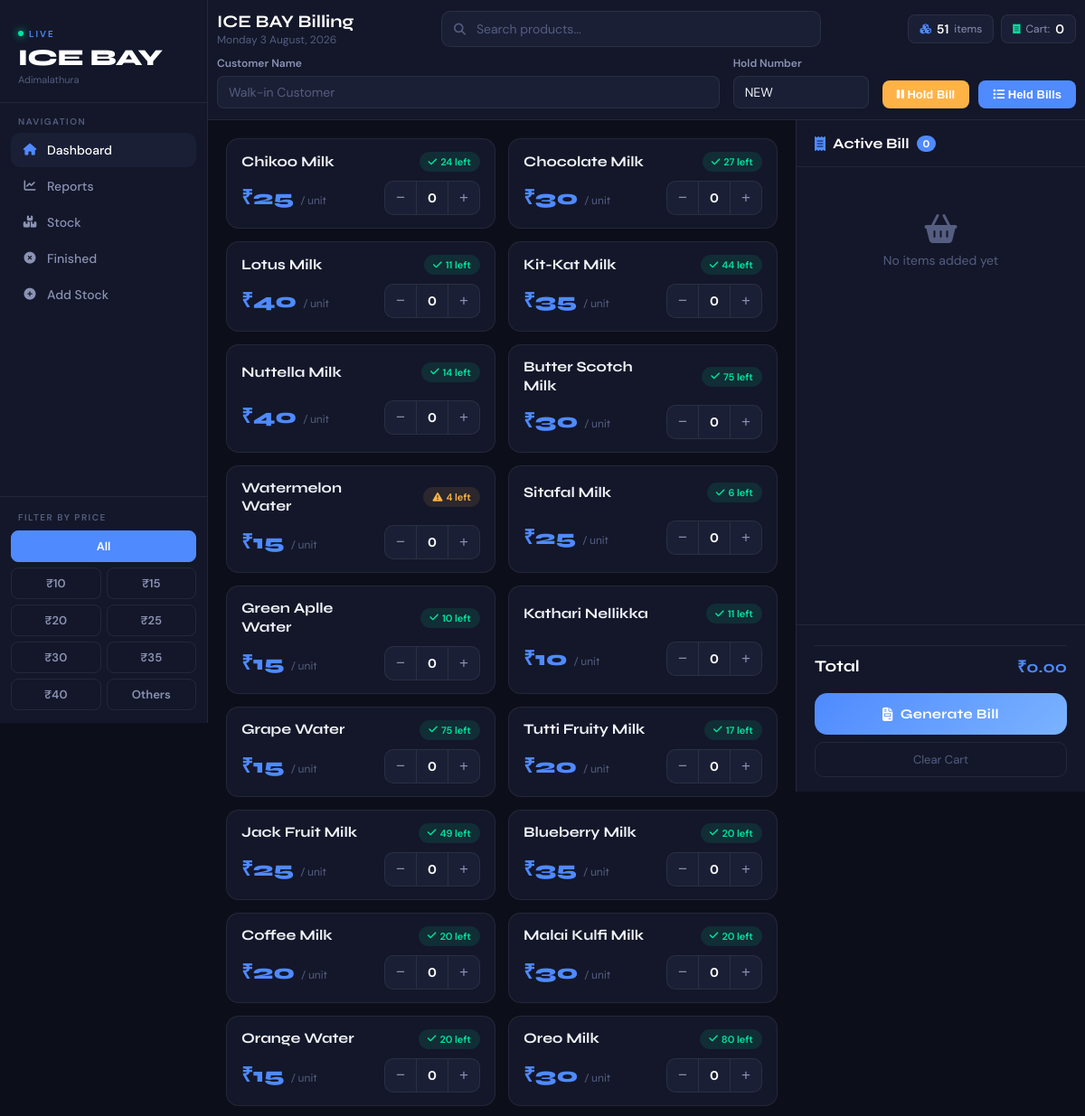
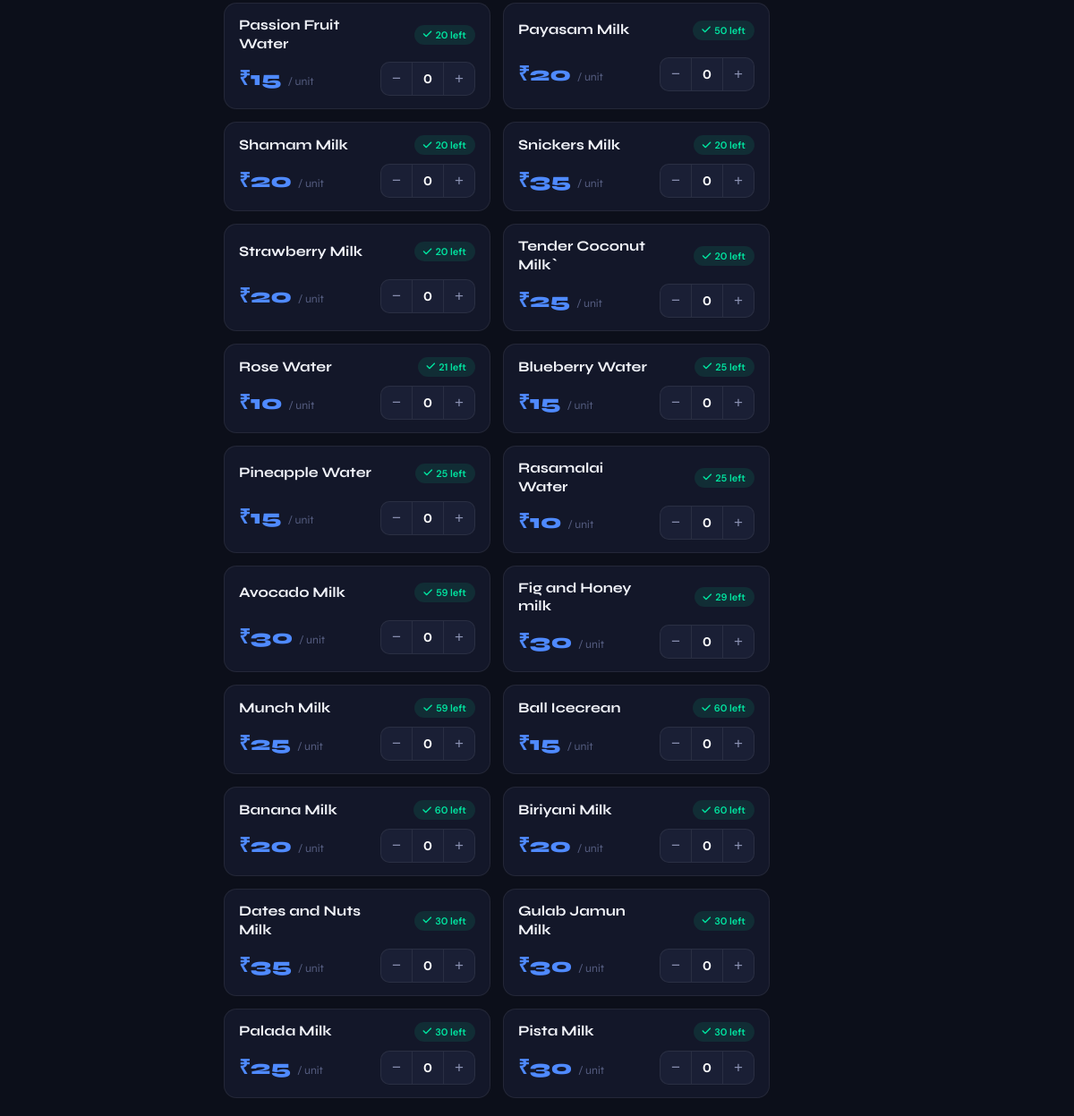
The page / on the database its author committed (2 pictures, top to bottom).
### billings/models.py (models this page shows, shortened)
class Product(models.Model):
    name = models.CharField(max_length=100, unique=True)
    category = models.CharField(max_length=80, blank=True, default="")
    price = models.PositiveIntegerField()
    is_active = models.BooleanField(default=True)
    class Meta:
        db_table = "products_product"

### billings/views.py (the view)
# urls.py: path("", views.billing_page, name="billing_page"),
def billing_page(request):
    products = Product.objects.annotate(
        stock_quantity=F("stock__quantity"),
        total_sold=Coalesce(Sum("bill_items__quantity"), 0)
    ).order_by("-total_sold", "name")
    return render(
        request,
        "billings/billing_page.html",
        {
            "products": products
        }
    )

### templates/billings/billing_page.html (shortened to what this page needs)
{% load static %}
<!DOCTYPE html>
<html lang="en">
<head>
    <link rel="stylesheet" href="https://cdnjs.cloudflare.com/ajax/libs/font-awesome/6.5.1/css/all.min.css">
</head>
<body>
    <div class="sidebar">
        <div class="sidebar-logo">
            <div class="logo-badge">Live</div>
            <div class="logo-name">ICE BAY</div>
            <div class="logo-sub">Adimalathura</div>
        </div>
        <div class="nav-section">
            <div class="nav-label">Navigation</div>
            <a href="{% url 'billings:billing_page' %}" class="nav-link active"><i class="fas fa-house"></i><span>Dashboard</span></a>
            <a href="{% url 'billings:daily_reports' %}" class="nav-link"><i class="fas fa-chart-line"></i><span>Reports</span></a>
            <a href="{% url 'billings:remaining_stock' %}" class="nav-link"><i class="fas fa-boxes-stacked"></i><span>Stock</span></a>
            <a href="{% url 'billings:finished_stocks' %}" class="nav-link"><i class="fas fa-circle-xmark"></i><span>Finished</span></a>
            <a href="{% url 'billings:add_stock_page' %}" class="nav-link"><i class="fas fa-plus-circle"></i><span>Add Stock</span></a>
        </div>
        <div class="filter-section">
            <div class="filter-label">Filter by Price</div>
            <div class="filter-grid">
                <button class="filter-btn all-btn active" onclick="filterByPrice('all',this)">All</button>
                <button class="filter-btn" onclick="filterByPrice(10,this)">₹10</button>
                <button class="filter-btn" onclick="filterByPrice(15,this)">₹15</button>
                <button class="filter-btn" onclick="filterByPrice(20,this)">₹20</button>
                <button class="filter-btn" onclick="filterByPrice(25,this)">₹25</button>
                <button class="filter-btn" onclick="filterByPrice(30,this)">₹30</button>
                <button class="filter-btn" onclick="filterByPrice(35,this)">₹35</button>
                <button class="filter-btn" onclick="filterByPrice(40,this)">₹40</button>
                <button class="filter-btn" onclick="filterByPrice('others',this)">Others</button>
            </div>
        </div>
    </div>
    <div class="main">
        <div class="topbar">
            <div class="topbar-left">
                <h2>ICE BAY Billing</h2>
                <p id="topbarDate">Loading...</p>
            </div>
            <div class="search-wrap">
                <i class="fas fa-search"></i>
                <input type="text" id="searchInput" placeholder="Search products..." oninput="filterProducts()">
            </div>
            <div class="topbar-stats">
                <div class="stat-pill">
                    <i class="fas fa-cubes" style="color:var(--accent);font-size:11px;"></i>
                    <strong id="statProducts">0</strong> items
                </div>
                <div class="stat-pill">
                    <i class="fas fa-receipt" style="color:var(--accent-2);font-size:11px;"></i>
                    Cart: <strong id="statCartCount">0</strong>
                </div>
            </div>
            <div class="topbar-bottom">
                <div class="customer-section">
                    <div class="customer-left">
                        <label>Customer Name</label>
                        <input type="text" id="customerName" placeholder="Walk-in Customer" autocomplete="off">
                    </div>
                    <div class="customer-right">
                        <label>Hold Number</label>
                        <input type="text" id="holdNumber" readonly value="NEW">
                    </div>
                </div>
                <div class="bill-action-buttons">
                    <button class="hold-btn" onclick="holdBill()"><i class="fas fa-pause"></i> Hold Bill</button>
                    <button class="held-btn" onclick="loadHeldBills()"><i class="fas fa-list"></i> Held Bills</button>
                </div>
            </div>
        </div>
        <div class="content">
            <div class="product-panel">
                <div class="product-grid" id="productGrid">
                    {% for product in products %}
                    <div
                        class="product-card"
                        data-name="{{ product.name|lower }}"
                        data-price="{{ product.price }}"
                        data-id="{{ product.id }}"
                    >
                        <div class="product-card-name">{{ product.name }}</div>
                        <span class="stock-tag {% if product.stock_quantity == 0 %}empty{% elif product.stock_quantity < 5 %}low{% else %}ok{% endif %}" id="stock-tag-{{ product.id }}">
                            {% if product.stock_quantity == 0 %}
                                <i class="fas fa-xmark"></i> Out of Stock
                            {% elif product.stock_quantity < 5 %}
                                <i class="fas fa-triangle-exclamation"></i> {{ product.stock_quantity }} left
                            {% else %}
                                <i class="fas fa-check"></i> {{ product.stock_quantity }} left
                            {% endif %}
                        </span>
                        <div class="product-card-price">₹{{ product.price }} <span>/ unit</span></div>
                        <div class="qty-wrap">
                            <button class="btn-minus" onclick="decrease({{ product.id }})">−</button>
                            <span class="qty-val" id="qty-{{ product.id }}">0</span>
                            <button class="btn-plus" id="inc-btn-{{ product.id }}" onclick="increase({{ product.id }})" {% if product.stock_quantity == 0 %}style="opacity:0.3;pointer-events:none;"{% endif %}>+</button>
                        </div>
                    </div>
                    {% endfor %}
                </div>
            </div>
            <div class="cart-panel" id="cartPanel">
                <div class="cart-head" onclick="toggleCart()">
                    <h3>
                        <i class="fas fa-receipt" style="color:var(--accent);"></i>
                        Active Bill
                        <span class="cart-count" id="cartCount">0</span>
                    </h3>
                </div>
                <div class="cart-body" id="cartBody">
                    <div class="cart-items" id="cartItems">
                    </div>
                    <div class="cart-foot">
                        <div class="cart-totals">
                            <div class="cart-total-row grand">
                                <span>Total</span>
                                <span>₹<span id="cartTotal">0.00</span></span>
                            </div>
                        </div>
                        <button class="bill-btn" onclick="generateBill()">
                            <i class="fas fa-file-invoice"></i> Generate Bill
                        </button>
                        <button class="clear-btn" onclick="clearCart()">Clear Cart</button>
                    </div>
                </div>
            </div>
        </div>
    </div>
</body>
</html>

### rows shown on the page
Product: name "Chikoo Milk", stock_quantity "24", price "25"
Product: name "Chocolate Milk", stock_quantity "27", price "30"
Product: name "Lotus Milk", stock_quantity "11", price "40"
Product: name "Kit-Kat Milk", stock_quantity "44", price "35"
Product: name "Nuttella Milk", stock_quantity "14", price "40"
Product: name "Butter Scotch Milk", stock_quantity "75", price "30"
Product: name "Watermelon Water", stock_quantity "4", price "15"
Product: name "Sitafal Milk", stock_quantity "6", price "25"
Product: name "Green Aplle Water", stock_quantity "10", price "15"
Product: name "Kathari Nellikka", stock_quantity "11", price "10"
Product: name "Grape Water", stock_quantity "75", price "15"
Product: name "Tutti Fruity Milk", stock_quantity "17", price "20"
Product: name "Jack Fruit Milk", stock_quantity "49", price "25"
Product: name "Blueberry Milk", stock_quantity "20", price "35"
Product: name "Coffee Milk", stock_quantity "20", price "20"
Product: name "Malai Kulfi Milk", stock_quantity "20", price "30"
Product: name "Orange Water", stock_quantity "20", price "15"
Product: name "Oreo Milk", stock_quantity "80", price "30"
Product: name "Passion Fruit Water", stock_quantity "20", price "15"
Product: name "Payasam Milk", stock_quantity "50", price "20"
Product: name "Shamam Milk", stock_quantity "20", price "20"
Product: name "Snickers Milk", stock_quantity "20", price "35"
Product: name "Strawberry Milk", stock_quantity "20", price "20"
Product: name "Tender Coconut Milk`", stock_quantity "20", price "25"
Product: name "Rose Water", stock_quantity "21", price "10"
Product: name "Blueberry Water", stock_quantity "25", price "15"
Product: name "Pineapple Water", stock_quantity "25", price "15"
Product: name "Rasamalai Water", stock_quantity "25", price "10"
Product: name "Avocado Milk", stock_quantity "59", price "30"
Product: name "Fig and Honey milk", stock_quantity "29", price "30"
Product: name "Munch Milk", stock_quantity "59", price "25"
Product: name "Ball Icecrean", stock_quantity "60", price "15"
Product: name "Banana Milk", stock_quantity "60", price "20"
Product: name "Biriyani Milk", stock_quantity "60", price "20"
Product: name "Dates and Nuts Milk", stock_quantity "30", price "35"
Product: name "Gulab Jamun Milk", stock_quantity "30", price "30"
Product: name "Palada Milk", stock_quantity "30", price "25"
Product: name "Pista Milk", stock_quantity "30", price "30"
